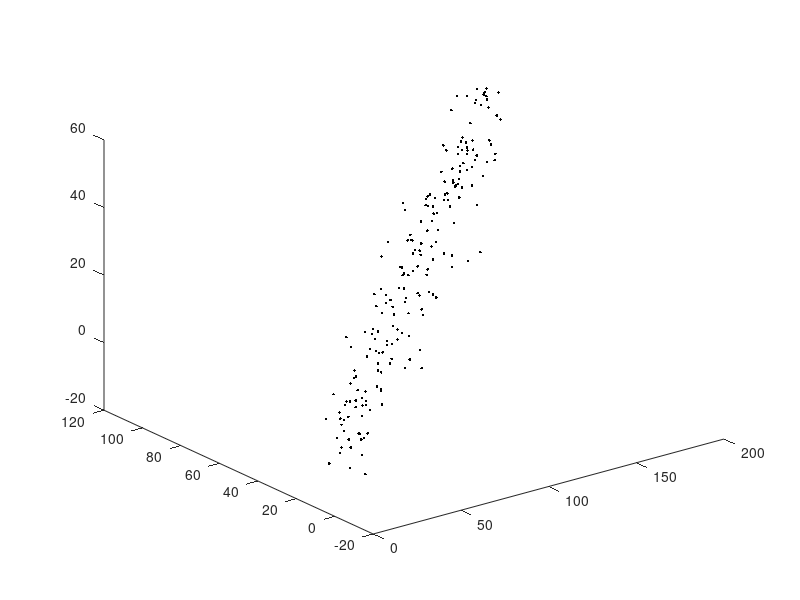

Write MATLAB code to recreate this figure.
% Use this script to generate 2D linear regression sample data with noise

clear all
close all

%-------- PARAMS ------------------
% NumPoints = 2000;
% Type = 'Train'; % 'Train/Test'

NumPoints = 200;
Type = 'Test'; % 'Train/Test'

xLimits = [1 NumPoints];
yLimits = [1 NumPoints];
OutputFile = sprintf('%sData2D_Regress_%d', Type, NumPoints)
OutDatFile = strcat(OutputFile, '.dat');
m1 = 0.5; % Slope 1
m2 = 0.5; % Slope 2
c = 0; % Intercept
Std = 5;
%-------- PARAMS ------------------

X = xLimits(1):1:xLimits(2);
Y = m1 * X + c;
% Add noise to Y
Y = Y + Std * randn(1, length(Y));
Z = m2 * Y;
% Add noise to Z
Z = Z + Std * randn(1, length(Z));

dlmwrite(OutDatFile, [X' Y' Z'], ' ')

% Plot
plot3(X, Y, Z, '.k')